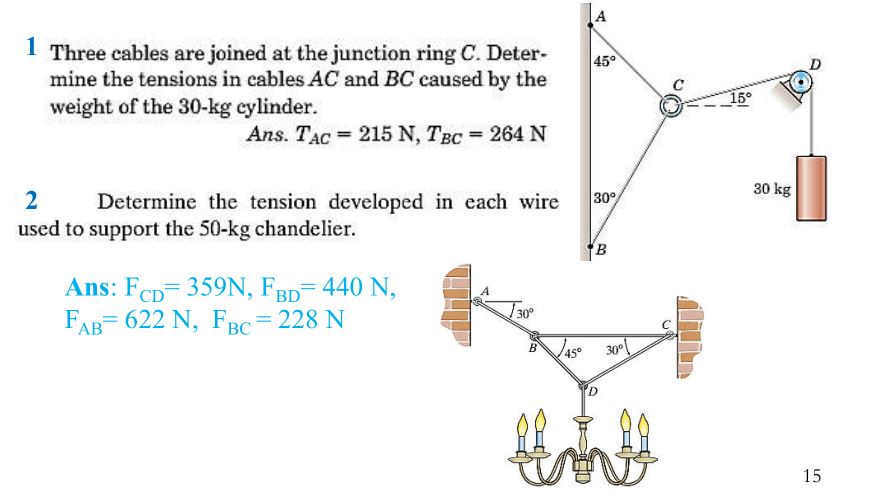
#> input picture arithmetic_analysis/image_data/2D_problems.jpg, 869 x 500 px, given in place of the camera
$ python blend.py   (older library calls are emulated)
#> lines starting #> are read from the running program, lines starting #| are printed output that depends on the picture; after the words box and inside, x2 and y2 are one past the last pixel; in counts of white or black regions, pixels touching at a corner belong together
import cv2

def nothing(x):
    pass

alpha=0.0

cap1=cv2.VideoCapture(0)
cap2=cv2.VideoCapture(1)
cap1.set(3,480)
cap1.set(4,640)
cap2.set(3,480)
cap2.set(4,640)
cv2.namedWindow('alpha')

cv2.createTrackbar('a','alpha',0,100,nothing)
cv2.setTrackbarPos('a','alpha',50)

while True:
    _,img1 = cap1.read()
#> img1 is the input picture: shape (500, 869, 3); mean B, G, R 242.9, 243.4, 243
    _,img2 = cap2.read()
    gray1 =cv2.cvtColor(img1,cv2.COLOR_BGR2GRAY)
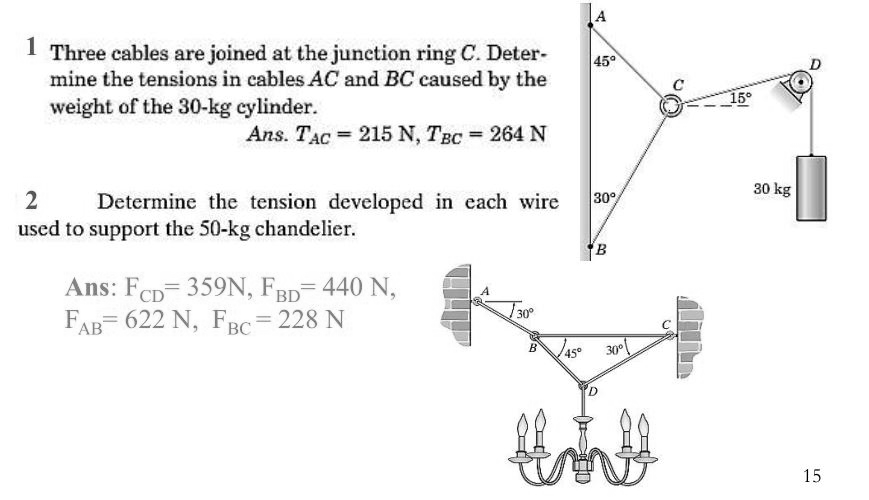
#> gray1: shape (500, 869); min 0, max 255, mean 243.2
    gray2 =cv2.cvtColor(img2,cv2.COLOR_BGR2GRAY)

    alpha = cv2.getTrackbarPos('a','alpha')
    alpha/=100
    beta = 1.0-alpha
    blend = cv2.addWeighted(gray1,alpha,gray2,beta,0.0)
    blurred = cv2.GaussianBlur(blend, (5, 5), 0)
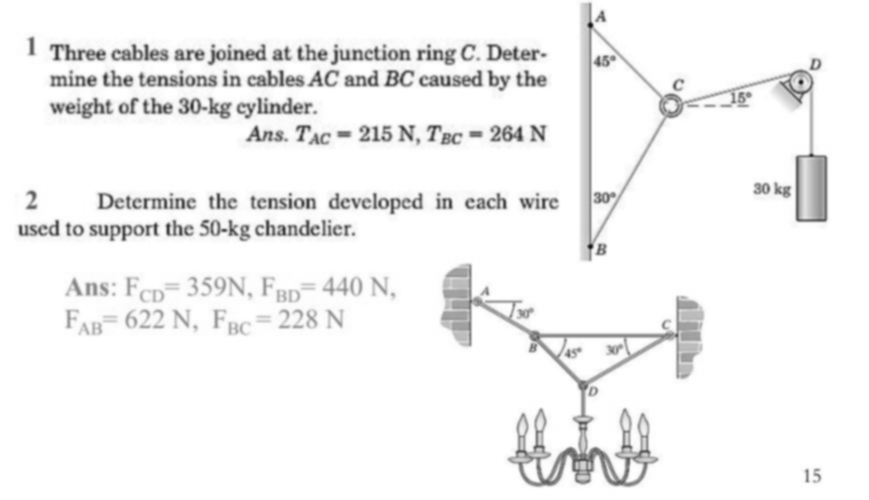
#> blurred: shape (500, 869); min 15, max 255, mean 243.2
    ret, thresh = cv2.threshold( blurred, 127, 255, cv2.THRESH_BINARY)
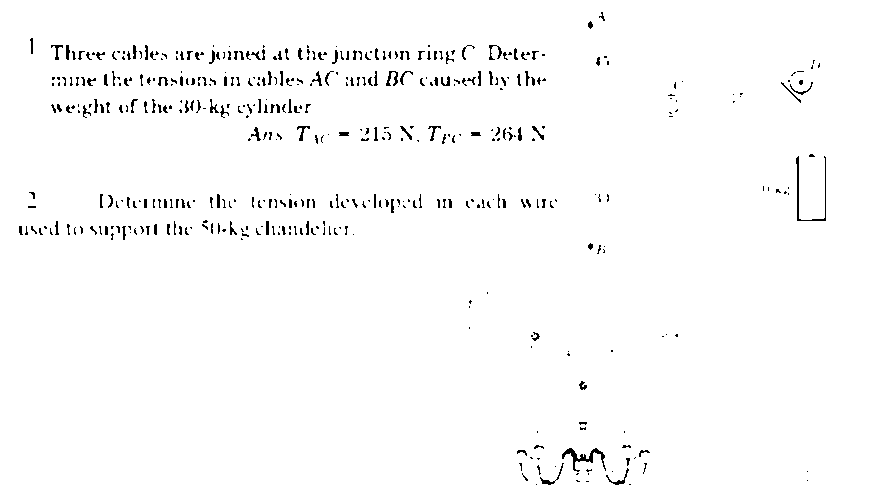
#> thresh: shape (500, 869); 98.2% white; black in thin lines or dots, all inside (x1, y1, x2, y2) = (19, 12, 826, 485)

    (_,contours,_)=cv2.findContours(thresh,cv2.RETR_TREE,cv2.CHAIN_APPROX_SIMPLE)
#> contours = 492 contours, 228 with area under 20; largest, box (x1, y1, x2, y2) and area: (0, 0, 869, 500) 433132, (795, 155, 827, 222) 397, (561, 447, 607, 473) 380, (385, 70, 399, 87) 121, (605, 467, 630, 486) 111
    #cv2.drawContours(blend,contours,1,(0,0,255),3)

    for i in contours:
        area= cv2.contourArea(i)

        if(area>50000):
            x,y,w,h = cv2.boundingRect(i)
            rect = cv2.rectangle(blend, (x, y), (x+w, y+h), (255,0,0), 2)
            M = cv2.moments(i)
            if M['m00'] != 0:


                cy = int(M['m01']/M['m00'])           # (cx, cy) = rect center
                cx = int(M['m10']/M['m00'])
                cv2.circle(blend, (cx, cy), 7, (0, 0, 255), -1)
#> this loop made 492 passes
#> (i, area, x, y, w, h, cy, cx) on pass 1: ([[0, 0], [0, 499], [868, 499], [868, 0]], 433132, 0, 0, 869, 500, 249, 434)
#> area on passes 8, 17, 19, 20, 21, 22: 68.5, 111, 26, 23, 46, 21
#> blend: shape (500, 869); 0.04% of pixels changed, all inside (x1, y1, x2, y2) = (427, 0, 600, 257)


    cv2.imshow('blend',blend)
    cv2.imshow('thresh',thresh)


    if cv2.waitKey(1) & 0xFF==ord('q'):
#> (key q is pressed here)
        break

cap1.release()
cap2.release()
cv2.destroyAllWindows()
